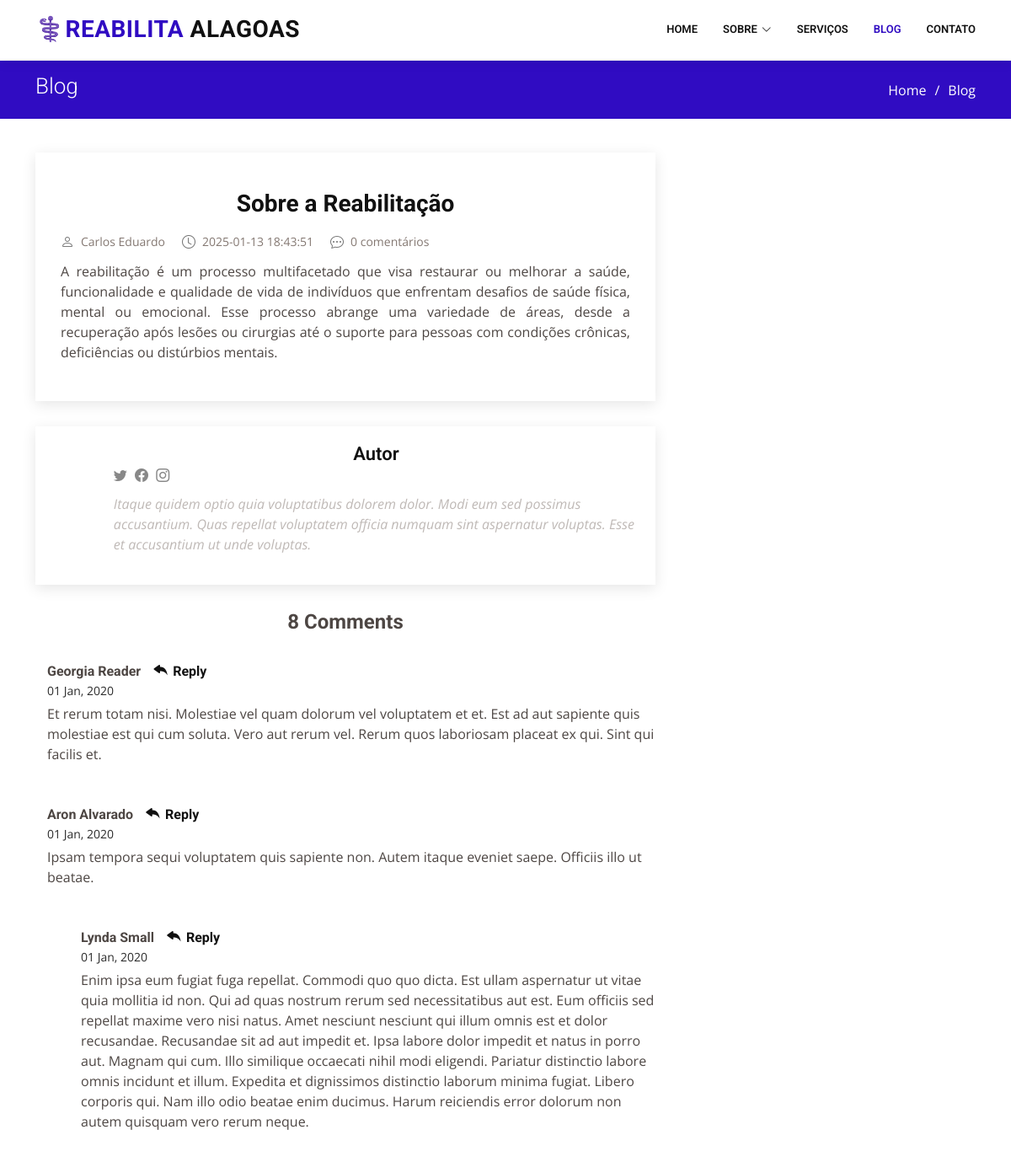
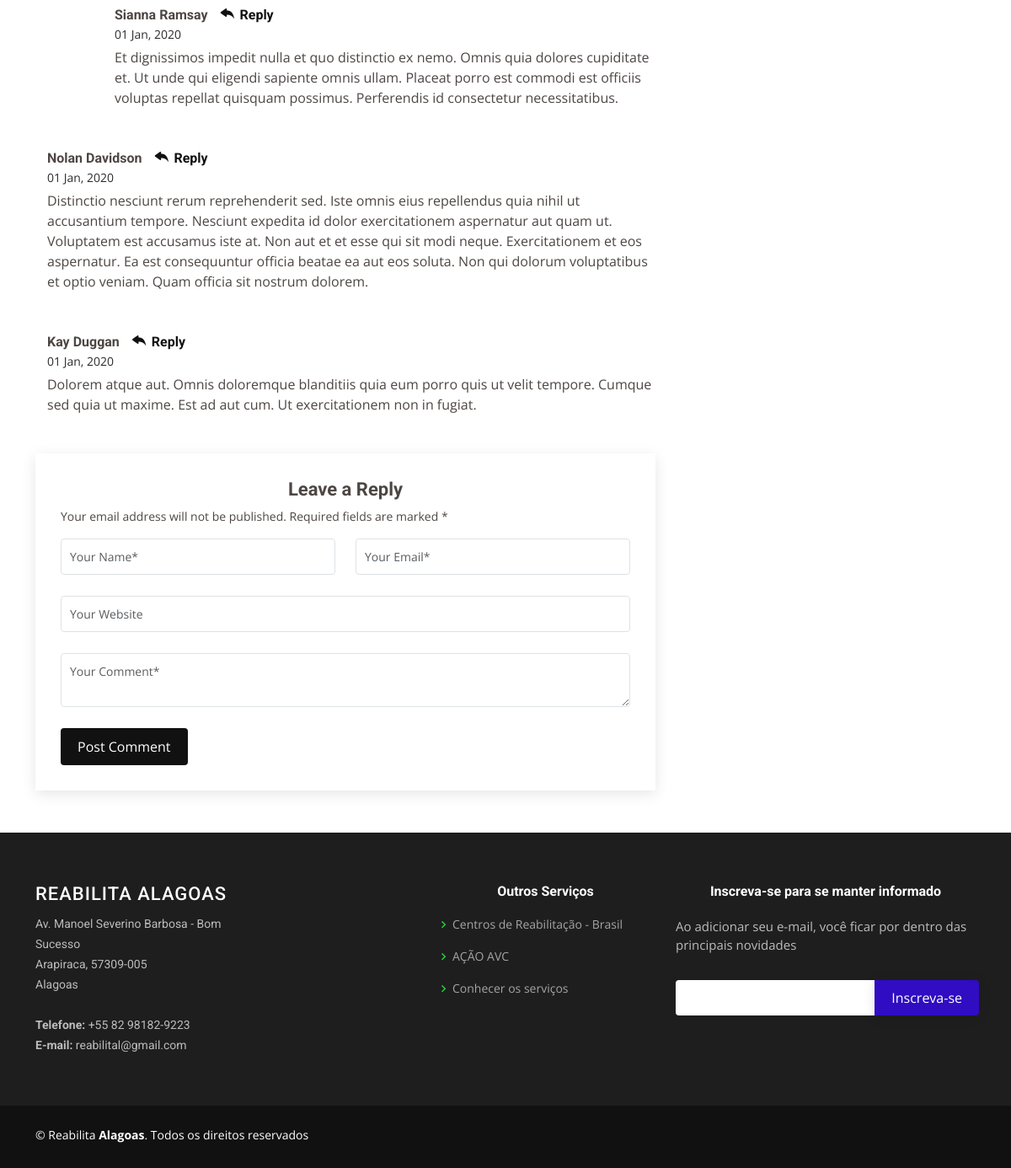
/postagem.php?id=1, run on the app's committed database (2 pictures, top to bottom).
### tables this page shows
CREATE TABLE postagens (
    id INT AUTO_INCREMENT PRIMARY KEY,
    titulo VARCHAR(255) NOT NULL,
    autor_id INT NOT NULL,  
    categoria_id INT NOT NULL,  
    imagem VARCHAR(255),  
    texto TEXT NOT NULL,
    data_publicacao TIMESTAMP DEFAULT CURRENT_TIMESTAMP,
    FOREIGN KEY (autor_id) REFERENCES usuarios(id) ON DELETE CASCADE,
    FOREIGN KEY (categoria_id) REFERENCES categorias(id) ON DELETE RESTRICT
);

CREATE TABLE usuarios (
    id INT AUTO_INCREMENT PRIMARY KEY,
    nome VARCHAR(100) NOT NULL,
    email VARCHAR(100) UNIQUE NOT NULL,
    senha VARCHAR(255) NOT NULL,
    descricao TEXT,
    foto VARCHAR(255),
    criado_em TIMESTAMP DEFAULT CURRENT_TIMESTAMP
);

### postagem.php (the view, shortened to what this page needs)
<!DOCTYPE html>
<html lang="pt-br">
<head>
  <link href="assets/vendor/animate.css/animate.min.css" rel="stylesheet">
  <link href="assets/vendor/aos/aos.css" rel="stylesheet">
  <link href="assets/vendor/bootstrap/css/bootstrap.min.css" rel="stylesheet">
  <link href="assets/vendor/bootstrap-icons/bootstrap-icons.css" rel="stylesheet">
  <link href="assets/vendor/boxicons/css/boxicons.min.css" rel="stylesheet">
  <link href="assets/vendor/glightbox/css/glightbox.min.css" rel="stylesheet">
  <link href="assets/vendor/remixicon/remixicon.css" rel="stylesheet">
  <link href="assets/vendor/swiper/swiper-bundle.min.css" rel="stylesheet">
  <link href="assets/css/style.css" rel="stylesheet">
</head>
<body>
  <header id="header" class="fixed-top">
    <div class="container d-flex align-items-center">
      <h1 class="logo me-auto"><a href="#"><span>⚕️Reabilita</span> Alagoas</a></h1>
      <nav id="navbar" class="navbar order-last order-lg-0">
        <ul>
          <li><a href="index.php">Home</a></li>
          <li class="dropdown"><a href="#"><span>Sobre</span> <i class="bi bi-chevron-down"></i></a>
          </li>
          <li><a href="servicos.php">Serviços</a></li>
          <li><a href="blog.php" class="active">Blog</a></li>
          <li><a href="contato.php">Contato</a></li>
        </ul>
      </nav>
    </div>
  </header>
  <main id="main">
    <section id="breadcrumbs" class="breadcrumbs">
      <div class="container">
        <div class="d-flex justify-content-between align-items-center">
          <h2>Blog</h2>
          <ol>
            <li><a href="index.php">Home</a></li>
            <li>Blog</li>
          </ol>
        </div>
      </div>
    </section>
    <?php
          $servername = "localhost";
          $username = "root";
          $password = "";
          $dbname = "reabilita_al";
          $conn = new mysqli($servername, $username, $password, $dbname);
          if (isset($_GET['id']) && is_numeric($_GET['id'])) {
            $id = intval($_GET['id']);
            $sql = "SELECT
                  p.id AS postagem_id,
                  p.titulo AS titulo_postagem,
                  p.texto AS conteudo_postagem,
                  p.imagem AS imagem_postagem,
                  p.data_publicacao,
                  u.nome AS autor_nome,
                  u.email AS autor_email,
                  u.descricao AS autor_descricao,
                  u.foto AS autor_foto,
                  c.nome AS categoria_nome,
                  c.descricao AS categoria_descricao
                FROM
                postagens p
                INNER JOIN
                usuarios u ON p.autor_id = u.id
                INNER JOIN
                categorias c ON p.categoria_id = c.id
                WHERE
                p.id = $id";
          $result = $conn->query($sql);
          if ($result->num_rows > 0) {
              $post = $result->fetch_assoc();
          } else {
              echo "Postagem não encontrada.";
              exit;
          }
      } else {
          echo "ID inválido";
          exit;
      }
        ?>
    <section id="blog" class="blog">
      <div class="container" data-aos="fade-up">
        <div class="row">
          <div class="col-lg-8 entries">
            <article class="entry entry-single">
              <div class="entry-img">
              </div>
              <h2 class="entry-title">
                <a href="#"><?php echo htmlspecialchars($post['titulo_postagem']) ?></a>
              </h2>
              <div class="entry-meta">
                <ul>
                  <li class="d-flex align-items-center"><i class="bi bi-person"></i> <a href="#">
                  <?php echo htmlspecialchars($post['autor_nome'])?></a></li>
                  <li class="d-flex align-items-center"><i class="bi bi-clock"></i> <a href="#"><time
                        datetime="2020-01-01"><?php echo htmlspecialchars($post['data_publicacao'])?></time></a></li>
                  <li class="d-flex align-items-center"><i class="bi bi-chat-dots"></i> <a href="#">0
                      comentários </a></li>
                </ul>
              </div>
              <div class="entry-content">
                <p class="justificar">
                <?php echo htmlspecialchars($post['conteudo_postagem']) ?>
                </p>
              </div>
            </article>
            <div class="blog-author d-flex align-items-center">
              <div>
                <h4>Autor</h4>
                <div class="social-links">
                  <a href="https://twitters.com/#"><i class="bi bi-twitter"></i></a>
                  <a href="https://facebook.com/#"><i class="bi bi-facebook"></i></a>
                  <a href="https://instagram.com/#"><i class="biu bi-instagram"></i></a>
                </div>
                <p>
                  Itaque quidem optio quia voluptatibus dolorem dolor. Modi eum sed possimus accusantium. Quas repellat
                  voluptatem officia numquam sint aspernatur voluptas. Esse et accusantium ut unde voluptas.
                </p>
              </div>
            </div>
            <div class="blog-comments">
              <h4 class="comments-count">8 Comments</h4>
              <div id="comment-1" class="comment">
                <div class="d-flex">
                  <div>
                    <h5><a href="">Georgia Reader</a> <a href="#" class="reply"><i class="bi bi-reply-fill"></i>
                        Reply</a></h5>
                    <time datetime="2020-01-01">01 Jan, 2020</time>
                    <p>
                      Et rerum totam nisi. Molestiae vel quam dolorum vel voluptatem et et. Est ad aut sapiente quis
                      molestiae est qui cum soluta.
                      Vero aut rerum vel. Rerum quos laboriosam placeat ex qui. Sint qui facilis et.
                    </p>
                  </div>
                </div>
              </div>
              <div id="comment-2" class="comment">
                <div class="d-flex">
                  <div>
                    <h5><a href="">Aron Alvarado</a> <a href="#" class="reply"><i class="bi bi-reply-fill"></i>
                        Reply</a></h5>
                    <time datetime="2020-01-01">01 Jan, 2020</time>
                    <p>
                      Ipsam tempora sequi voluptatem quis sapiente non. Autem itaque eveniet saepe. Officiis illo ut
                      beatae.
                    </p>
                  </div>
                </div>
                <div id="comment-reply-1" class="comment comment-reply">
                  <div class="d-flex">
                    <div>
                      <h5><a href="">Lynda Small</a> <a href="#" class="reply"><i class="bi bi-reply-fill"></i>
                          Reply</a></h5>
                      <time datetime="2020-01-01">01 Jan, 2020</time>
                      <p>
                        Enim ipsa eum fugiat fuga repellat. Commodi quo quo dicta. Est ullam aspernatur ut vitae quia
                        mollitia id non. Qui ad quas nostrum rerum sed necessitatibus aut est. Eum officiis sed repellat
                        maxime vero nisi natus. Amet nesciunt nesciunt qui illum omnis est et dolor recusandae.
                        Recusandae sit ad aut impedit et. Ipsa labore dolor impedit et natus in porro aut. Magnam qui
                        cum. Illo similique occaecati nihil modi eligendi. Pariatur distinctio labore omnis incidunt et
                        illum. Expedita et dignissimos distinctio laborum minima fugiat.
                        Libero corporis qui. Nam illo odio beatae enim ducimus. Harum reiciendis error dolorum non autem
                        quisquam vero rerum neque.
                      </p>
                    </div>
                  </div>
                  <div id="comment-reply-2" class="comment comment-reply">
                    <div class="d-flex">
                      <div>
                        <h5><a href="">Sianna Ramsay</a> <a href="#" class="reply"><i class="bi bi-reply-fill"></i>
                            Reply</a></h5>
                        <time datetime="2020-01-01">01 Jan, 2020</time>
                        <p>
                          Et dignissimos impedit nulla et quo distinctio ex nemo. Omnis quia dolores cupiditate et. Ut
                          unde qui eligendi sapiente omnis ullam. Placeat porro est commodi est officiis voluptas
                          repellat quisquam possimus. Perferendis id consectetur necessitatibus.
                        </p>
                      </div>
                    </div>
                  </div>
                </div>
              </div>
              <div id="comment-3" class="comment">
                <div class="d-flex">
                  <div>
                    <h5><a href="">Nolan Davidson</a> <a href="#" class="reply"><i class="bi bi-reply-fill"></i>
                        Reply</a></h5>
                    <time datetime="2020-01-01">01 Jan, 2020</time>
                    <p>
                      Distinctio nesciunt rerum reprehenderit sed. Iste omnis eius repellendus quia nihil ut accusantium
                      tempore. Nesciunt expedita id dolor exercitationem aspernatur aut quam ut. Voluptatem est
                      accusamus iste at.
                      Non aut et et esse qui sit modi neque. Exercitationem et eos aspernatur. Ea est consequuntur
                      officia beatae ea aut eos soluta. Non qui dolorum voluptatibus et optio veniam. Quam officia sit
                      nostrum dolorem.
                    </p>
                  </div>
                </div>
              </div>
              <div id="comment-4" class="comment">
                <div class="d-flex">
                  <div>
                    <h5><a href="">Kay Duggan</a> <a href="#" class="reply"><i class="bi bi-reply-fill"></i> Reply</a>
                    </h5>
                    <time datetime="2020-01-01">01 Jan, 2020</time>
                    <p>
                      Dolorem atque aut. Omnis doloremque blanditiis quia eum porro quis ut velit tempore. Cumque sed
                      quia ut maxime. Est ad aut cum. Ut exercitationem non in fugiat.
                    </p>
                  </div>
                </div>
              </div>
              <div class="reply-form">
                <h4>Leave a Reply</h4>
                <p>Your email address will not be published. Required fields are marked * </p>
                <form action="">
                  <div class="row">
                    <div class="col-md-6 form-group">
                      <input name="name" type="text" class="form-control" placeholder="Your Name*">
                    </div>
                    <div class="col-md-6 form-group">
                      <input name="email" type="text" class="form-control" placeholder="Your Email*">
                    </div>
                  </div>
                  <div class="row">
                    <div class="col form-group">
                      <input name="website" type="text" class="form-control" placeholder="Your Website">
                    </div>
                  </div>
                  <div class="row">
                    <div class="col form-group">
                      <textarea name="comment" class="form-control" placeholder="Your Comment*"></textarea>
                    </div>
                  </div>
                  <button type="submit" class="btn btn-primary">Post Comment</button>
                </form>
              </div>
            </div>
          </div>
          <div class="col-lg-4">
          </div>
        </div>
      </div>
    </section>
  </main>
  <footer id="footer">
<div class="footer-top">
  <div class="container">
    <div class="row">
      <div class="col-lg-3 col-md-6 footer-contact">
        <h3>Reabilita Alagoas</h3>
        <p>
          Av. Manoel Severino Barbosa - Bom Sucesso <br>
          Arapiraca, 57309-005<br>
          Alagoas <br><br>
          <strong>Telefone:</strong> +55 82 98182-9223 <br>
          <strong>E-mail:</strong> reabilital@gmail.com <br>
        </p>
      </div>
      <div class="col-lg-2 col-md-6 footer-links">
        <h4> </h4>
      </div>
      <div class="col-lg-3 col-md-6 footer-links">
        <h4>Outros Serviços </h4>
        <ul>
          <li><i class="bx bx-chevron-right"></i> <a href="https://www.gov.br/saude/pt-br/assuntos/saude-de-a-a-z/s/saude-da-pessoa-com-deficiencia/cer" target="_blank">Centros de Reabilitação - Brasil </a></li>
          <li><i class="bx bx-chevron-right"></i> <a href="https://www.acaoavc.org.br" target="_blank"> AÇÃO AVC</a></li>
          <li><i class="bx bx-chevron-right"></i> <a href="https://www.gov.br/saude/pt-br/assuntos/novo-pac-saude/centros-especializados-em-reabilitacao" target="_blank">Conhecer os serviços</a></li>
        </ul>
      </div>
      <div class="col-lg-4 col-md-6 footer-newsletter">
        <h4>Inscreva-se para se manter informado</h4>
        <p>Ao adicionar seu e-mail, você ficar por dentro das principais novidades </p>
        <form action="" method="post">
          <input type="email" name="email"><input type="submit" value="Inscreva-se">
        </form>
      </div>
    </div>
  </div>
</div>
<div class="container d-md-flex py-4">
  <div class="me-md-auto text-center text-md-start">
    <div class="copyright">
      &copy; Reabilita <strong><span>Alagoas</span></strong>. Todos os direitos reservados
    </div>
    <div class="credits">
    </div>
  </div>
</div>
</footer>
</body>
</html>

### data on the page
postagens: titulo "Sobre a Reabilitação", autor.nome "Carlos Eduardo", data_publicacao "2025-01-13 18:43:51", texto "A reabilitação é um processo multifacetado que visa restaurar ou melhorar a saúde, funcionalidade e qualidade de vida de indivíduos que enfrentam desafios de saúde física, mental ou emocional. Esse processo abrange uma variedade de áreas, desde a recuperação após lesões ou cirurgias até o suporte para pessoas com condições crônicas, deficiências ou distúrbios mentais."
